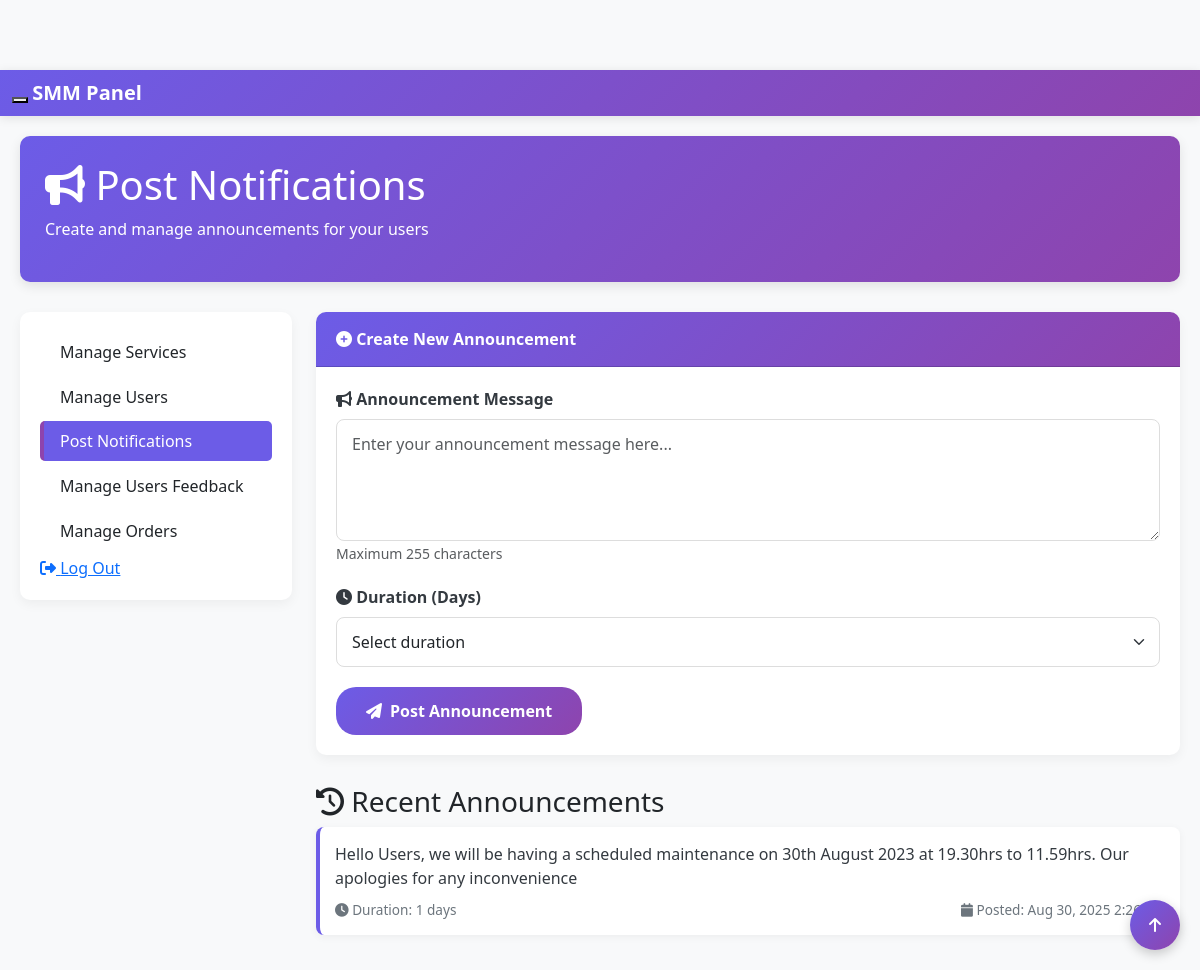
The app's page /post_notifications.php (signed in) with its own data.
### tables this page shows
CREATE TABLE `announcement` (
  `id` int(11) NOT NULL,
  `announcement` varchar(255) NOT NULL,
  `time_duration` int(4) NOT NULL,
  `created_at` timestamp NOT NULL DEFAULT current_timestamp()
);

### post_notifications.php (the view, shortened to what this page needs)
<?php
$conn = Connect();
$sql = "SELECT * FROM announcement ORDER BY created_at DESC LIMIT 10";
$result = $conn->query($sql);
$announcements = [];
if ($result->num_rows > 0) {
    while($row = $result->fetch_assoc()) {
        $announcements[] = $row;
    }
}
?>
<!DOCTYPE html>
<html lang="en">
<head>
    <link rel="stylesheet" href="https://cdnjs.cloudflare.com/ajax/libs/font-awesome/6.4.0/css/all.min.css">
    <link href="https://cdn.jsdelivr.net/npm/bootstrap@5.3.0/dist/css/bootstrap.min.css" rel="stylesheet">
    <link rel="stylesheet" type="text/css" href="css/postnotifications.css">
</head>
<body>
    <nav class="navbar navbar-inverse navbar-fixed-top" role="navigation">
        <div class="container-fluid">
            <div class="navbar-header">
                <button type="button" class="navbar-toggle collapsed" data-toggle="collapse" data-target="#myNavbar">
                </button>
                <a class="navbar-brand" href="index.php">SMM Panel</a>
            </div>
        </div>
    </nav>
    <div class="admin-container">
        <div class="page-header">
            <h1><i class="fas fa-bullhorn"></i> Post Notifications</h1>
            <p>Create and manage announcements for your users</p>
        </div>
        <div class="row">
            <div class="col-md-3">
                <div class="sidebar">
                    <div class="list-group">
                        <a href="manageservices.php" class="list-group-item">Manage Services</a>
                        <a href="manage_users.php" class="list-group-item">Manage Users</a>
                        <a href="post_notifications.php" class="list-group-item active">Post Notifications</a>
                        <a href="manage_feedback.php" class="list-group-item">Manage Users Feedback</a>
                        <a href="manage_orders.php" class="list-group-item">Manage Orders</a>
                        <a href="logout_m.php"><i class="fas fa-sign-out-alt"></i> Log Out</a>
                    </div>
                </div>
            </div>
            <div class="col-md-9">
                <div class="card">
                    <div class="card-header">
                        <i class="fas fa-plus-circle"></i> Create New Announcement
                    </div>
                    <div class="announcement-form">
                        <form method="POST" action="">
                            <div class="form-group">
                                <label for="announcement" class="form-label">
                                    <i class="fas fa-bullhorn"></i> Announcement Message
                                </label>
                                <textarea
                                    id="announcement"
                                    name="announcement"
                                    class="form-control"
                                    placeholder="Enter your announcement message here..."
                                    rows="4"
                                    maxlength="255"
                                    required
                                ><?php echo isset($_POST['announcement']) ? htmlspecialchars($_POST['announcement']) : ''; ?></textarea>
                                <small class="text-muted">Maximum 255 characters</small>
                            </div>
                            <div class="form-group">
                                <label for="time_duration" class="form-label">
                                    <i class="fas fa-clock"></i> Duration (Days)
                                </label>
                                <select id="time_duration" name="time_duration" class="form-select" required>
                                    <option value="">Select duration</option>
                                </select>
                            </div>
                            <button type="submit" name="post_announcement" class="btn-post">
                                <i class="fas fa-paper-plane"></i> Post Announcement
                            </button>
                        </form>
                    </div>
                </div>
                <div class="announcement-list">
                    <h3><i class="fas fa-history"></i> Recent Announcements</h3>
                    <?php if (count($announcements) > 0): ?>
                        <?php foreach ($announcements as $announcement): ?>
                            <div class="announcement-item">
                                <div class="announcement-content">
                                    <?php echo nl2br(htmlspecialchars($announcement['announcement'])); ?>
                                </div>
                                <div class="announcement-meta">
                                    <span>
                                        <i class="fas fa-clock"></i>
                                        Duration: <?php echo $announcement['time_duration']; ?> days
                                    </span>
                                    <span>
                                        <i class="fas fa-calendar"></i>
                                        Posted: <?php echo date('M j, Y g:i A', strtotime($announcement['created_at'])); ?>
                                    </span>
                                </div>
                            </div>
                        <?php endforeach; ?>
                    <?php endif; ?>
                </div>
            </div>
        </div>
    </div>
    <a href="#" class="back-to-top">
        <i class="fas fa-arrow-up"></i>
    </a>
</body>
</html>

### css/postnotifications.css (style rules this page uses)
:root { --primary-color: #6c5ce7; --secondary-color: #8e44ad; --success-color: #00b894; --warning-color: #fdcb6e; --danger-color: #d63031; --light-color: #f8f9fa; --dark-color: #343a40; }
body { background-color: #f8f9fa; font-family: 'Segoe UI', Tahoma, Geneva, Verdana, sans-serif; padding-top: 70px; }
.navbar { background: linear-gradient(135deg, var(--primary-color) 0%, var(--secondary-color) 100%); box-shadow: 0 2px 10px rgba(0, 0, 0, 0.1); }
.navbar-brand, .navbar-nav li a { color: white !important; font-weight: 600; }
.admin-container { max-width: 1400px; margin: 0 auto; padding: 20px; }
.page-header { background: linear-gradient(135deg, var(--primary-color) 0%, var(--secondary-color) 100%); color: white; padding: 25px; border-radius: 10px; margin-bottom: 30px; box-shadow: 0 4px 12px rgba(0, 0, 0, 0.1); }
.card { border: none; border-radius: 10px; box-shadow: 0 4px 12px rgba(0, 0, 0, 0.05); margin-bottom: 20px; transition: transform 0.3s ease; }
.card-header { background: linear-gradient(135deg, var(--primary-color) 0%, var(--secondary-color) 100%); color: white; border-radius: 10px 10px 0 0 !important; padding: 15px 20px; font-weight: 600; }
.announcement-form { padding: 20px; }
.form-group { margin-bottom: 20px; }
.form-label { font-weight: 600; color: var(--dark-color); margin-bottom: 8px; display: block; }
.form-control { border-radius: 8px; border: 1px solid #ddd; padding: 12px 15px; width: 100%; transition: all 0.3s ease; }
.form-select { border-radius: 8px; border: 1px solid #ddd; padding: 12px 15px; width: 100%; transition: all 0.3s ease; }
.btn-post { background: linear-gradient(135deg, var(--primary-color) 0%, var(--secondary-color) 100%); color: white; border: none; border-radius: 20px; padding: 12px 30px; font-weight: 600; transition: all 0.3s ease; display: inline-flex; align-items: center; gap: 8px; }
.sidebar { background-color: white; border-radius: 10px; padding: 20px; box-shadow: 0 4px 12px rgba(0, 0, 0, 0.05); margin-bottom: 20px; }
.sidebar .list-group-item { border: none; border-left: 4px solid transparent; margin-bottom: 5px; border-radius: 5px; transition: all 0.3s ease; }
.sidebar .list-group-item.active { background-color: var(--primary-color); color: white; border-left-color: var(--secondary-color); }
.back-to-top { position: fixed; bottom: 20px; right: 20px; background: linear-gradient(135deg, var(--primary-color) 0%, var(--secondary-color) 100%); color: white; width: 50px; height: 50px; border-radius: 50%; display: flex; align-items: center; justify-content: center; text-decoration: none; box-shadow: 0 4px 12px rgba(0, 0, 0, 0.2); z-index: 1000; }
.announcement-list { margin-top: 30px; }
.announcement-item { background-color: white; border-radius: 8px; padding: 15px; margin-bottom: 15px; box-shadow: 0 2px 8px rgba(0, 0, 0, 0.05); border-left: 4px solid var(--primary-color); }
.announcement-content { font-size: 1rem; color: var(--dark-color); margin-bottom: 10px; }
.announcement-meta { display: flex; justify-content: space-between; color: #6c757d; font-size: 0.85rem; }

### records on screen
announcement: announcement "Hello Users, we will be having a scheduled maintenance on 30th August 2023 at 19.30hrs to 11.59hrs. Our apologies for any inconvenience", time_duration "1", created_at "Aug 30, 2025 2:26 PM"
